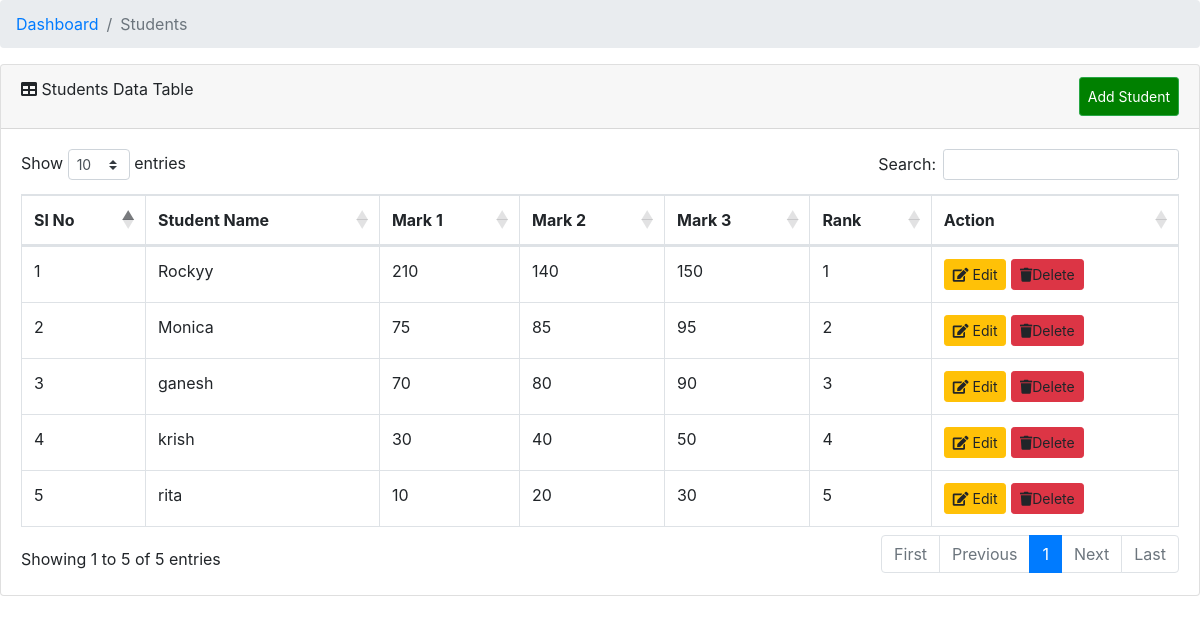
The page / on the database its author committed.
### Task/models.py (models this page shows, shortened)
class Student(models.Model):
    name = models.CharField(max_length=100)
    mark_one = models.CharField(max_length=50)
    mark_two = models.CharField(max_length=50)
    mark_three = models.CharField(max_length=50)
    rank = models.CharField(max_length=50)
    total = models.IntegerField()

### Task/views.py (the view)
# urls.py: path('',views.index, name='index'),
def index(request):
    students = Student.objects.all().order_by('rank')
    total_studs = Student.objects.all().order_by('-total')
    rnk = 1
    for s in total_studs:
        s.rank = rnk
        s.save()
        rnk += 1
    return render(request, 'student.html', {'students':students})

### Task/templates/student.html (shortened to what this page needs)
<!DOCTYPE html>
<html lang="en">
<head>
  {% load static %}
  <link rel="stylesheet" href="https://maxcdn.bootstrapcdn.com/bootstrap/4.4.1/css/bootstrap.min.css">
  <link rel="stylesheet" href="https://use.fontawesome.com/releases/v5.0.7/css/all.css">
 <link rel="stylesheet" type="text/css" href="https://cdn.datatables.net/1.10.20/css/dataTables.bootstrap4.min.css" />
</head>
<body>
    <div class="main">
        <nav aria-label="breadcrumb">
        <ol class="breadcrumb">
            <li class="breadcrumb-item"><a href="#">Dashboard</a></li>
            <li class="breadcrumb-item active" aria-current="page">Students</li>
        </ol>
        </nav>
        <div class="card mb-3">
            <div class="card-header">
                <i class="fas fa-table"></i>
                Students Data Table
                <a type="button"  class="btn btn-sm btn-success" href="#" id="addBtn" data-toggle="modal" data-target="#myModalStudentCreate"
                style="padding: 8px; float: right; background-color: green; color: white;">Add Student</a>
            </div>
            <div class="card-body">
                <div class="table-responsive">
                    <table class="table table-bordered" id="StudentdataTable" width="100%" cellspacing="0">
                        <thead>
                        <tr>
                            <th>Sl No</th>
                            <th>Student Name</th>
                            <th>Mark 1</th>
                            <th>Mark 2</th>
                            <th>Mark 3</th>
                            <th>Rank</th>
                            <th>Action</th>
                        </tr>
                        </thead>
                        <tbody>
                            {% for student in students %}
                            <tr id="table-{{ student.id }}">
                                <td>{{ forloop.counter }}</td>
                                <td>{{ student.name }}</td>
                                <td>{{ student.mark_one }}</td>
                                <td>{{ student.mark_two }}</td>
                                <td>{{ student.mark_three }}</td>
                                <td>{{ student.rank }}</td>
                                <td>
                                    <a class="btn btn-sm btn-warning" data-id="{{ student.id }}" type="button" id="editBtn" href="#"
                                    data-toggle="modal" data-target="#myModalStudentCreate"><span class="fa fa-edit"></span> Edit</a>
                                    <a class="btn btn-sm btn-danger delete" data-id="{{ student.id }}" data-name="{{ student.name }}" data-toggle="modal"
                                    data-target="#myModalStudentDelete"><span class="fa fa-trash"></span>Delete</a>
                                </td>
                            </tr>
                            {% endfor %}
                        </tbody>
                    </table>
                </div>
            </div>
        </div>
    </div>
</body>
</html>

### rows shown on the page
Student: name "Rockyy", mark_one "210", mark_two "140", mark_three "150", rank "1"
Student: name "Monica", mark_one "75", mark_two "85", mark_three "95", rank "2"
Student: name "ganesh", mark_one "70", mark_two "80", mark_three "90", rank "3"
Student: name "krish", mark_one "30", mark_two "40", mark_three "50", rank "4"
Student: name "rita", mark_one "10", mark_two "20", mark_three "30", rank "5"
